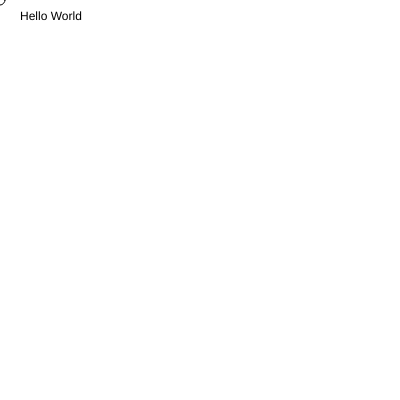
Frame 1 (no input)
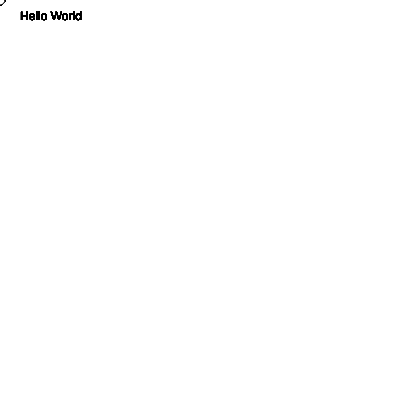
Frame 60 (no input)
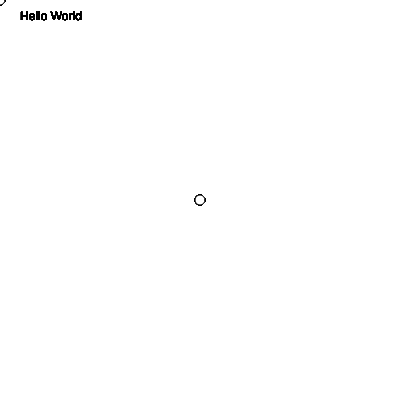
Frame 120 (the mouse pressed at the canvas centre since frame 60)

The p5.js sketch that drew these frames (run headless with seeded random() and noise() and a simulated clock; from frame 60 on, the mouse is pressed at the canvas centre):

// p5.js sketch
// ── sketch.js
function setup() {
  createCanvas(400, 400);
}

function draw() {
  //background(220);
  ellipse(mouseX,mouseY,10,10);
  print("Hello World");
  text("Hello World",20,20);
}
